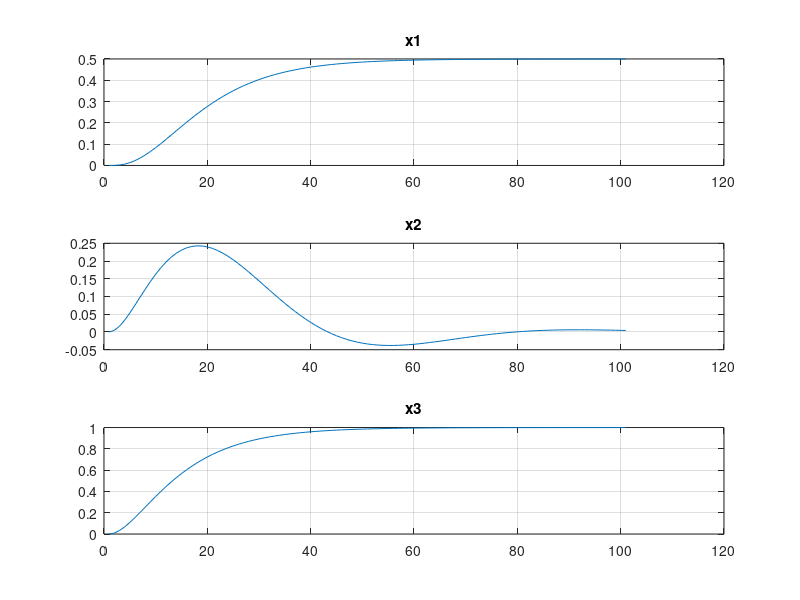

Recreate this plot in MATLAB.
clc;
clear all;
close all;
t=0:0.1:10;x1=(3.*exp(-2.*t))./2 - 2.*exp(-t) + t.*exp(-2*t) + 1./2;
subplot(3,1,1);
plot(x1);
grid on;
title('x1');
x2=exp(-2.*t)/3 - (exp(-t./2).*(cos((3^(1/2).*t)./2) -
3^(1/2).*sin((3^(1./2).*t)/2)))./3;
subplot(3,1,2);
plot(x2);
grid on;
title('x2');
x3=exp(-2.*t) - 2*exp(-t) + 1;
subplot(3,1,3);
plot(x3);
grid on;
title('x3');